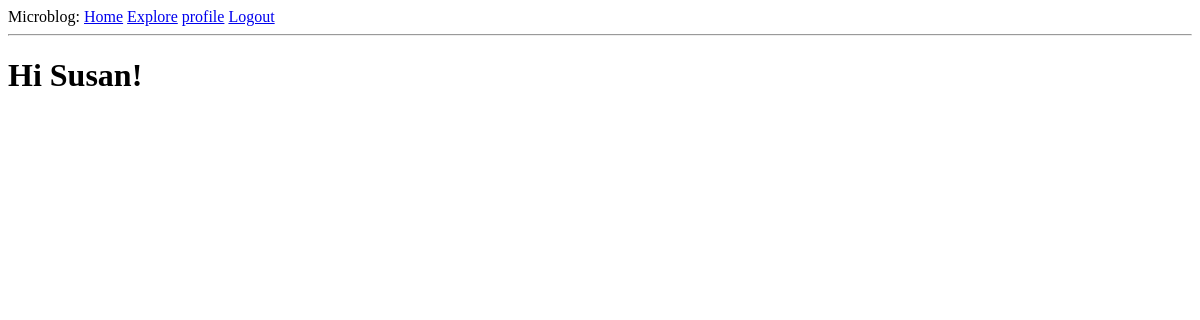
The page /explore (signed in) on the database as committed earlier.
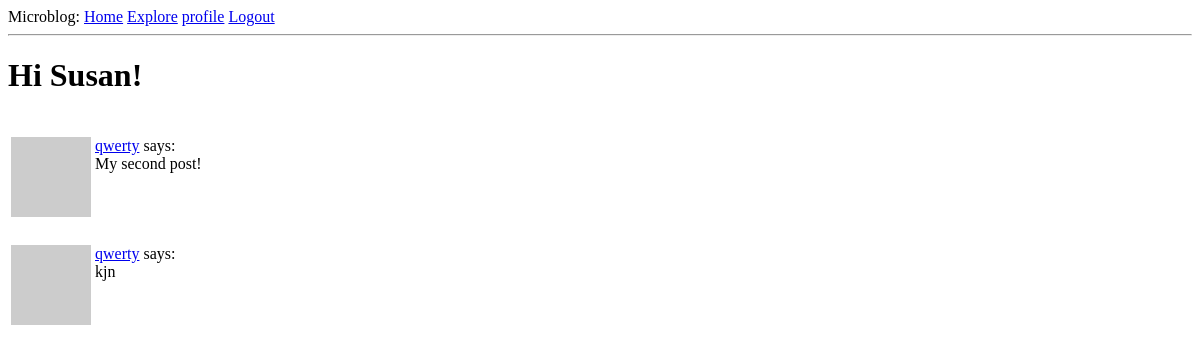
The same page on the database as committed later.
### app/models.py (models this page shows, shortened)
class User(UserMixin, db.Model):
    id: so.Mapped[int] = so.mapped_column(primary_key=True)
    username: so.Mapped[str] = so.mapped_column(sa.String(64), index=True, unique=True)
    email: so.Mapped[str] = so.mapped_column(sa.String(120), index=True, unique=True)
    password_hash: so.Mapped[Optional[str]] = so.mapped_column(sa.String(256))
    posts: so.WriteOnlyMapped['Post'] = so.relationship(back_populates='author')
    about_me: so.Mapped[Optional[str]] = so.mapped_column(sa.String(140))
    last_seen: so.Mapped[Optional[datetime]] = so.mapped_column(default=lambda: datetime.now(timezone.utc))
    followers = sa.Table(
    'followers',
    db.metadata,
    sa.Column('follower_id', sa.Integer, sa.ForeignKey('user.id'), primary_key=True),
    sa.Column('followed_id', sa.Integer, sa.ForeignKey('user.id'), primary_key=True))
    following: so.WriteOnlyMapped['User'] = so.relationship(
        secondary=followers, primaryjoin=(followers.c.follower_id == id),
        secondaryjoin=(followers.c.followed_id == id),
        back_populates='followers'
    )
    followers: so.WriteOnlyMapped['User'] = so.relationship(
        secondary=followers, primaryjoin=(followers.c.followed_id == id),
        secondaryjoin=(followers.c.follower_id == id),
        back_populates='following'
    )
    def avatar(self, size):
        digest = md5(self.email.lower().encode('utf-8')).hexdigest()
        return f'https://www.gravatar.com/avatar/{digest}?d=identicon&s={size}'

class Post(db.Model):
    id: so.Mapped[int] = so.mapped_column(primary_key=True)
    body: so.Mapped[str] = so.mapped_column(sa.String(140))
    timestamp: so.Mapped[datetime] = so.mapped_column(index=True, default=lambda:datetime.now(timezone.utc))
    user_id: so.Mapped[int] = so.mapped_column(sa.ForeignKey(User.id), index=True)
    author: so.Mapped[User] = so.relationship(back_populates='posts')

### app/routes.py (the view)
@app.route('/explore')
@login_required
def explore():
    query = sa.select(Post).order_by(Post.timestamp.desc())
    posts = db.session.scalars(query).all()
    return render_template('index.html', title='Explore', posts=posts)

### app/models.py (called while the page is built)
@login.user_loader
def load_user(id):
    return db.session.get(User, int(id))

### app/routes.py (called while the page is built)
@app.before_request
def before_request():
    if current_user.is_authenticated:
        current_user.last_seen = datetime.now(timezone.utc)
        db.session.commit()

### app/templates/index.html (shortened to what this page needs)
{% extends "base.html" %}
{% block content %}
    <h1>Hi {{ current_user.username }}!</h1>
    {% for post in posts %}
        {% include '_post.html' %}
    {% endfor %}
{% endblock %}

### app/templates/base.html (shortened to what this page needs)
<!DOCTYPE html>
<html lang="en">
<head>
</head>
<body>
    <div>Microblog:
        <a href="{{ url_for('index') }}">Home</a>
        <a href="{{ url_for('explore') }}">Explore</a>
        {% if current_user.is_anonymous %}
        <a href="{{ url_for('login') }}">Login</a>
        {% else %}
        <a href="{{ url_for('user', username=current_user.username) }}">profile</a>
        <a href="{{url_for('logout')}}">Logout</a>
        {% endif %}
    </div>
    <hr>
    {% block content %} {% endblock %}
</body>
</html>

### app/templates/_post.html
<table>
    <tr valign="top">
        <td><img src="{{ post.author.avatar(36) }}"></td> <br>
        <td>
            <a href="{{ url_for('user', username=post.author.username) }}">{{ post.author.username }}</a>
            says: <br>{{ post.body }}
        </td>
    </tr>
</table>

Rows that differ between the two databases and show on the page:
added Post: author.username "qwerty", body "My second post!"
added Post: author.username "qwerty", body "kjn"
